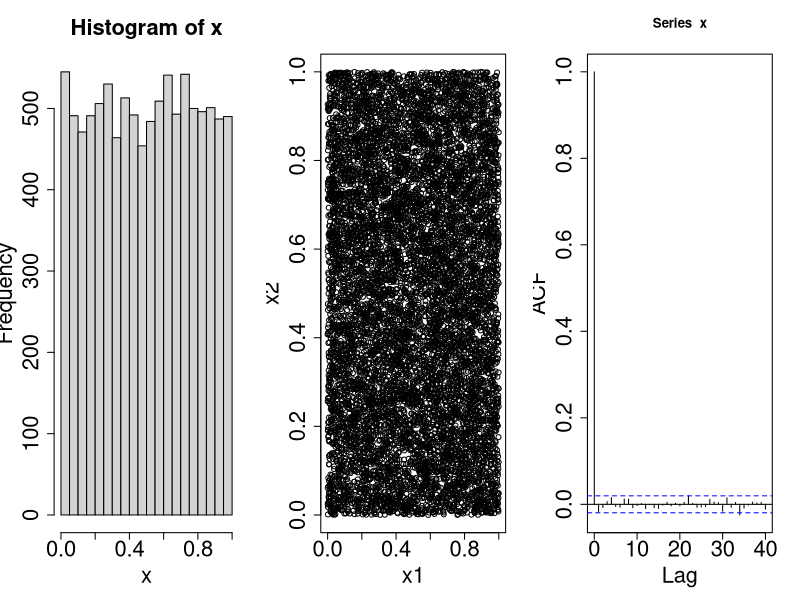
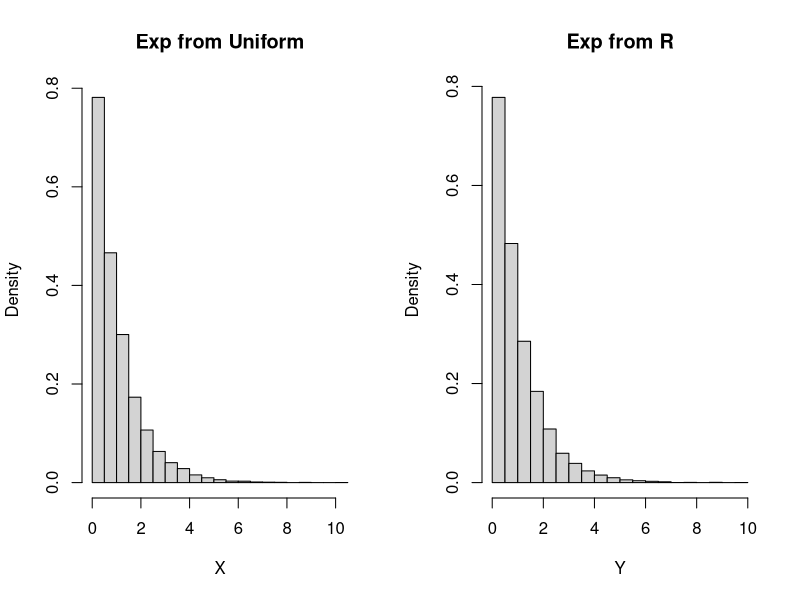
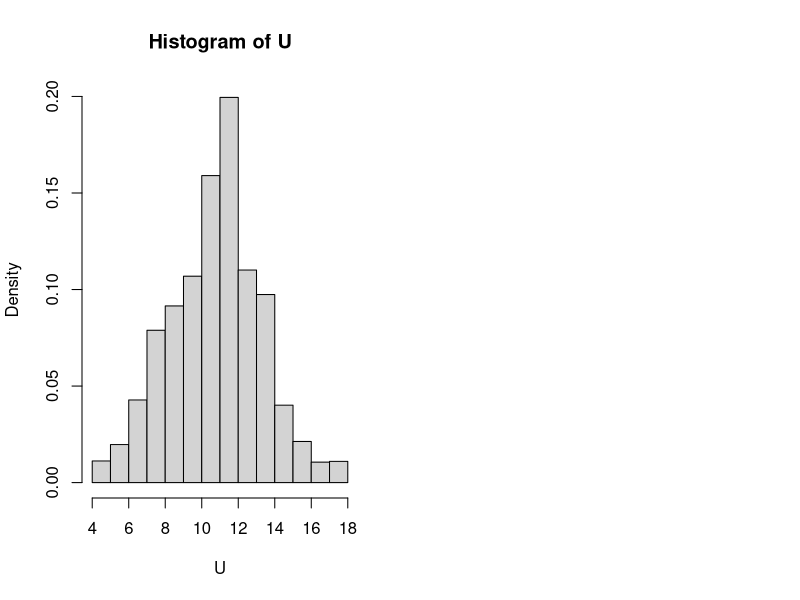
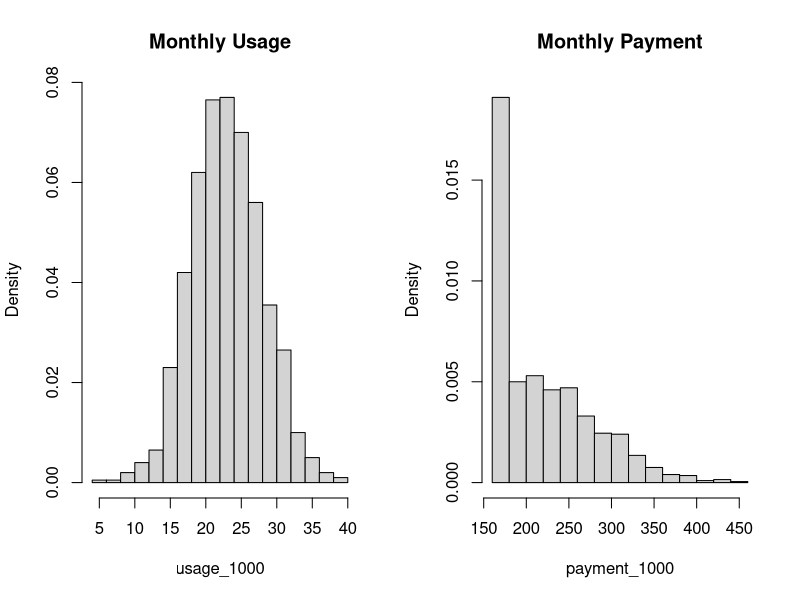

Here is the R script that generated these plots, in order:
# Monte Carlo simulation for decision making under uncertainty

## Generate random varibles ------------------------------------------------------------
# performance of built-in generators - uniform distribution
Nsim = 10^4 # number of random numbers -> significanctly large assures randomness
            # them to be uniformly distributed
x = runif(Nsim) # uniform generator, arg: the number of values to be generated
                # in reality runif is deterministic sequence based on a random starting point
# runif(100, min=2, max=5) # min and max are optional arguments

x1 = x[-Nsim] #vectors to plot
x2 = x[-1] #adjacent pairs
par(mfrow = c(1,3))

# Visualise to check the properties of this uniform generator
# i.e. we want to see that the distribution is indeed random
hist(x,cex.lab = 2, cex.axis=2, cex.main=2, cex.sub=2) # histogram
plot(x1,x2,cex.lab = 2, cex.axis=2, cex.main=2, cex.sub=2) # plot the pairs
acf(x,cex.lab = 2, cex.axis=2, cex.main=2, cex.sub=2) # estimate autocorrelation function


## Deterministic sequence based on the seed ---------------------------------------------
# Produces the same sequence: setting the seed determines all the subsequent values
set.seed(1)
runif(5)
set.seed(1)
runif(5)
set.seed(2)
runif(5)


## Inverse transform to generate non-standard distributions -------------------------------
# Different methods do generate the same
Nsim=10^4 #number of random variables
U=runif(Nsim)
X=-log(1-U) #transforms of uniforms
Y=rexp(Nsim) #exponentials from R
par(mfrow=c(1,2)) #plots
hist(X,freq=F,main="Exp from Uniform")
hist(Y,freq=F,main="Exp from R")


## Generating non-standard discrete distributions  -----------------------------------------
# 
Nsim=10^4 #number of random variables
U=runif(Nsim)
U[U<=0.01] = 4
U[0.01<U & U<=0.03] = 5
U[0.03<U & U<=0.07] = 6
U[0.07<U & U<=0.15] = 7
U[0.15<U & U<=0.24] = 8
U[0.24<U & U<=0.35] = 9
U[0.35<U & U<=0.51] = 10
U[0.51<U & U<=0.71] = 11
U[0.71<U & U<=0.82] = 12
U[0.82<U & U<=0.92] = 13
U[0.92<U & U<=0.96] = 14
U[0.96<U & U<=0.98] = 15
U[0.98<U & U<=0.99] = 16
U[0.99<U & U<=1] = 17
hist(U, breaks=4:18, right=F, freq=F)


# Evaluating monthly payments with the new plan
usage_1000 <- rnorm(1000, mean=23, sd=5)
payment_1000 <- 160+15*pmax((usage_1000-20),0)
mean(payment_1000)
par(mfrow=c(1,2)) #plots
# Histograms are often useful for gaining intuition about the inputs 
# and the outputs involved in a simulation
hist(usage_1000,breaks=20,freq=F,main="Monthly Usage")
hist(payment_1000,breaks=20,freq=F,main="Monthly Payment")


# Validate the random variable generation by comparing the sample mean and 
# standard deviation with the true values
set.seed(1)
usage_10 <- rnorm(10, mean=23, sd=5)
mean(usage_10)
sd(usage_10)
usage_1000 <- rnorm(1000, mean=23, sd=5) # closer to the true values of 23 and 5 than the 
                                          # corresponding sample mean and standard deviation
mean(usage_1000)
sd(usage_1000)
# Expected monthly payment under the new plan: £218.92
